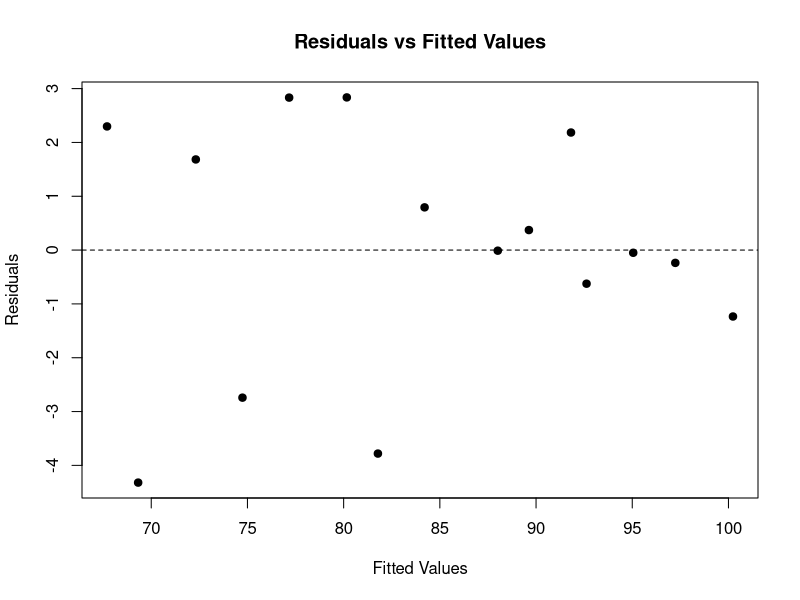
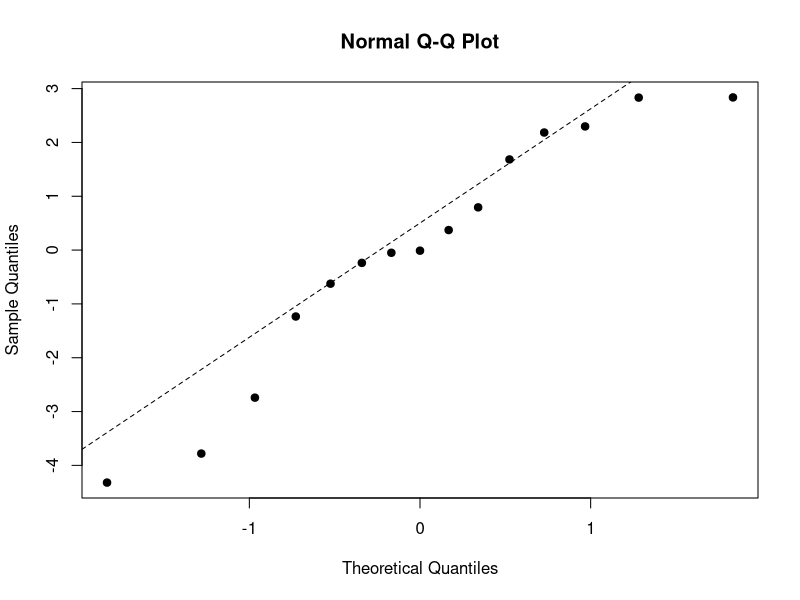
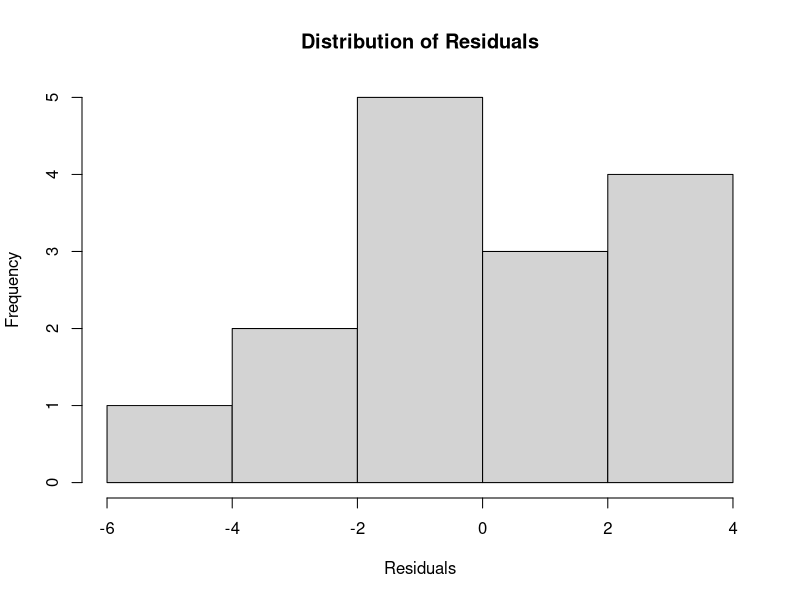
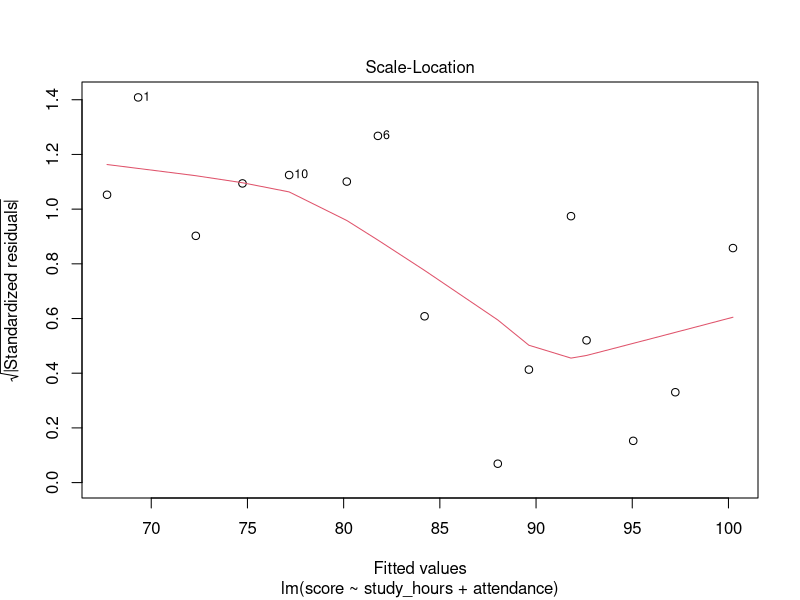
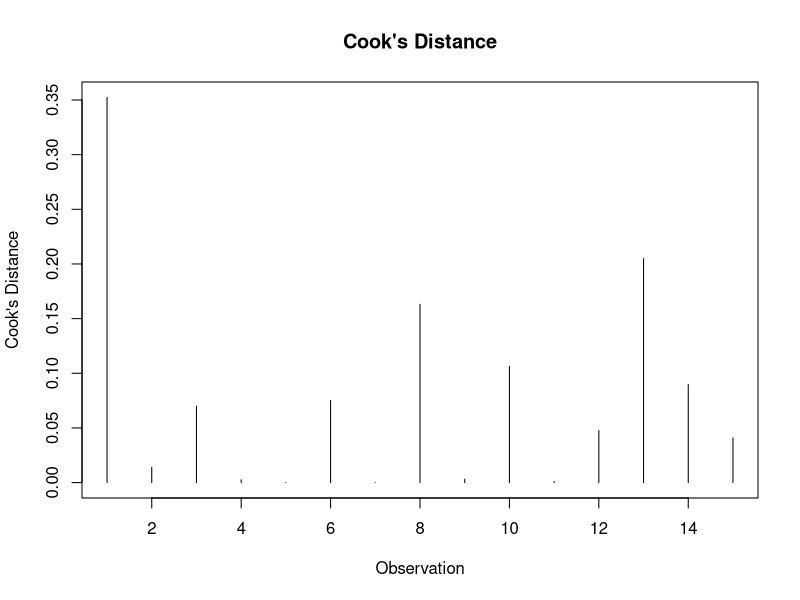
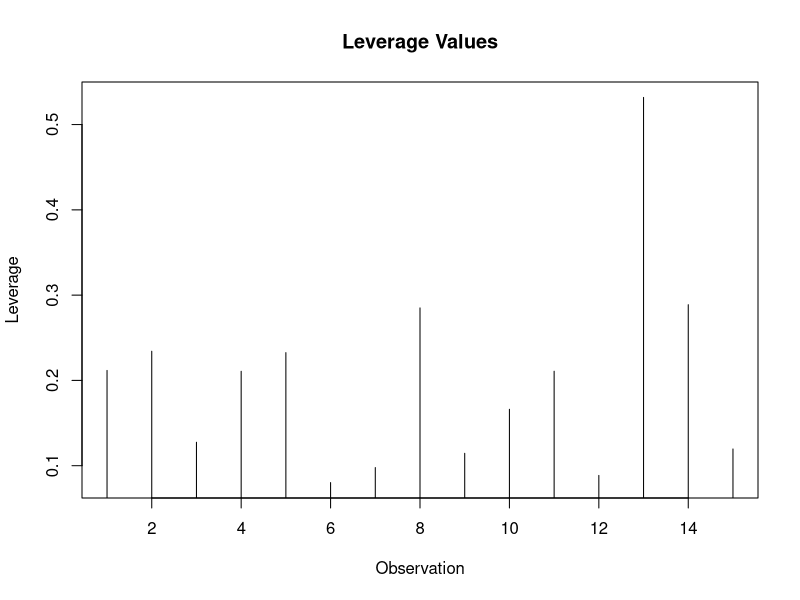
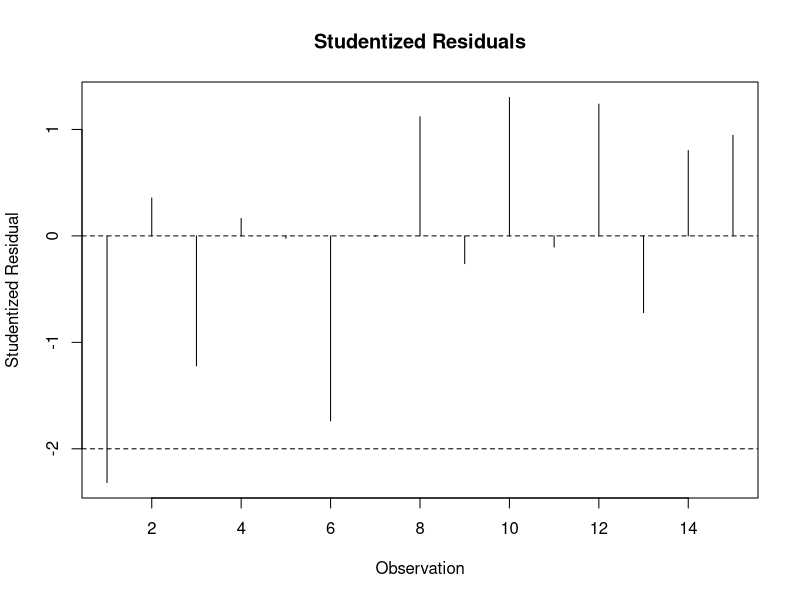
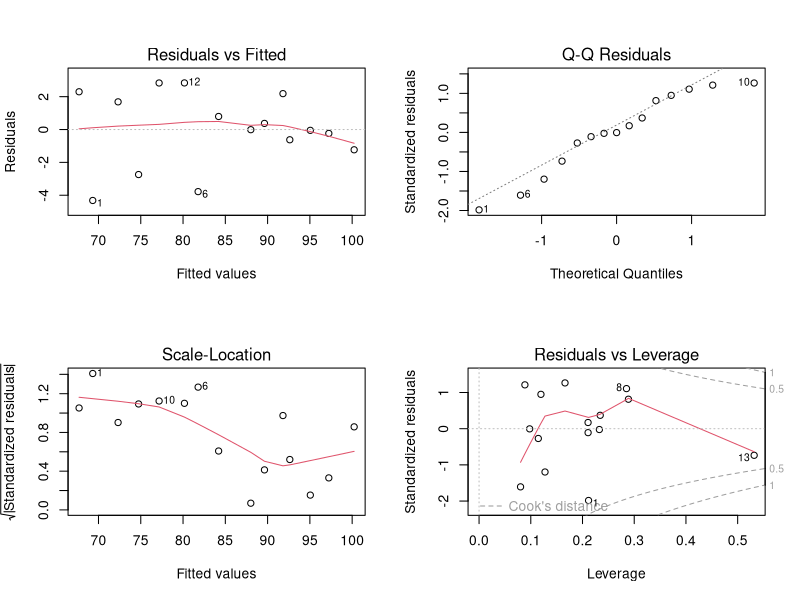

Here is the R script that generated these plots, in order:
# Model Diagnostics
# This script demonstrates common diagnostic techniques
# used to assess statistical regression models.
#
# Model diagnostics help determine whether the fitted
# model is appropriate for the data and whether important
# assumptions are reasonably satisfied.


# --------------------------------------------------
# 1. Create a sample dataset
# --------------------------------------------------

students <- data.frame(
  name = c(
    "Ali", "Siti", "John", "Mei", "Maria",
    "Adam", "Sara", "David", "Aina", "Daniel",
    "Hana", "Farid", "Lina", "Jason", "Nadia"
  ),
  study_hours = c(
    2, 4, 3, 5, 6,
    4, 5, 2, 6, 3,
    7, 4, 8, 3, 6
  ),
  attendance = c(
    70, 85, 75, 90, 95,
    82, 88, 68, 92, 78,
    96, 80, 98, 72, 91
  ),
  score = c(
    65, 85, 72, 90, 95,
    78, 88, 70, 92, 80,
    97, 83, 99, 74, 94
  )
)

students


# --------------------------------------------------
# 2. Fit a multiple linear regression model
# --------------------------------------------------

model <- lm(
  score ~ study_hours + attendance,
  data = students
)

summary(model)


# --------------------------------------------------
# 3. Basic model information
# --------------------------------------------------

fitted_values <- fitted(model)

residuals_model <- residuals(model)

fitted_values

residuals_model


# --------------------------------------------------
# 4. Residuals vs fitted values
# --------------------------------------------------

plot(
  fitted_values,
  residuals_model,
  pch = 19,
  main = "Residuals vs Fitted Values",
  xlab = "Fitted Values",
  ylab = "Residuals"
)

abline(
  h = 0,
  lty = 2
)


# Interpretation:
#
# Ideally, residuals should be randomly scattered
# around zero.
#
# Potential warning signs:
#
# - Curved pattern
# - Funnel-shaped pattern
# - Clusters
# - Systematic structure
#
# These patterns may indicate that the model
# does not adequately represent the relationship
# between predictors and the response.


# --------------------------------------------------
# 5. Normal Q-Q plot
# --------------------------------------------------

qqnorm(
  residuals_model,
  pch = 19,
  main = "Normal Q-Q Plot"
)

qqline(
  residuals_model,
  lty = 2
)


# Interpretation:
#
# If residuals approximately follow a straight line,
# their distribution may be reasonably compatible
# with normality.
#
# Large systematic departures from the line may
# indicate non-normality.


# --------------------------------------------------
# 6. Histogram of residuals
# --------------------------------------------------

hist(
  residuals_model,
  main = "Distribution of Residuals",
  xlab = "Residuals"
)


# --------------------------------------------------
# 7. Shapiro-Wilk test
# --------------------------------------------------

shapiro.test(
  residuals_model
)


# Important:
#
# Formal normality tests can be sensitive to sample size.
# Therefore, combine the test with graphical diagnostics
# and substantive knowledge.


# --------------------------------------------------
# 8. Scale-location plot
# --------------------------------------------------

plot(
  model,
  which = 3
)


# This plot can help assess whether the spread
# of residuals changes across fitted values.
#
# A systematic increase or decrease in spread
# may indicate heteroscedasticity.


# --------------------------------------------------
# 9. Breusch-Pagan test
# --------------------------------------------------

# The lmtest package is required.
#
# Install once if necessary:
# install.packages("lmtest")

library(lmtest)

bptest(
  model
)


# Interpretation:
#
# H0:
# Constant error variance
#
# H1:
# Non-constant error variance
#
# A small p-value provides evidence against
# constant variance.


# --------------------------------------------------
# 10. White-type heteroscedasticity test
# --------------------------------------------------

# A general White-type approach can be implemented
# by including fitted values and their squared terms
# in an auxiliary regression.

auxiliary_model <- lm(
  residuals_model^2 ~ fitted_values +
    I(fitted_values^2)
)

summary(auxiliary_model)


# The auxiliary regression is used to examine whether
# squared residuals are systematically related to
# the fitted values.


# --------------------------------------------------
# 11. Multicollinearity
# --------------------------------------------------

# The car package provides the VIF function.
#
# Install once if necessary:
# install.packages("car")

library(car)

vif(
  model
)


# Interpretation:
#
# VIF measures how strongly a predictor is related
# to the other predictors in the model.
#
# Large VIF values may indicate problematic
# multicollinearity.
#
# There is no single universal cutoff that should
# be applied mechanically.


# --------------------------------------------------
# 12. Influence diagnostics
# --------------------------------------------------

# Cook's distance

cooks_d <- cooks.distance(
  model
)

cooks_d


plot(
  cooks_d,
  type = "h",
  main = "Cook's Distance",
  xlab = "Observation",
  ylab = "Cook's Distance"
)


# Large Cook's distance values may indicate
# observations that have substantial influence
# on the fitted model.


# --------------------------------------------------
# 13. Leverage
# --------------------------------------------------

leverage <- hatvalues(
  model
)

leverage


plot(
  leverage,
  type = "h",
  main = "Leverage Values",
  xlab = "Observation",
  ylab = "Leverage"
)


# High leverage observations have unusual
# predictor values relative to the rest of
# the dataset.


# --------------------------------------------------
# 14. Studentized residuals
# --------------------------------------------------

studentized_residuals <- rstudent(
  model
)

studentized_residuals


plot(
  studentized_residuals,
  type = "h",
  main = "Studentized Residuals",
  xlab = "Observation",
  ylab = "Studentized Residual"
)

abline(
  h = c(-2, 0, 2),
  lty = 2
)


# --------------------------------------------------
# 15. Influence measures
# --------------------------------------------------

influence.measures(
  model
)


# --------------------------------------------------
# 16. Complete diagnostic plots
# --------------------------------------------------

par(
  mfrow = c(2, 2)
)

plot(
  model
)

par(
  mfrow = c(1, 1)
)


# The standard diagnostic plots include:
#
# 1. Residuals vs Fitted
# 2. Normal Q-Q
# 3. Scale-Location
# 4. Residuals vs Leverage


# --------------------------------------------------
# 17. Model assumptions
# --------------------------------------------------

# Important regression assumptions include:
#
# 1. Linearity
# 2. Independence
# 3. Homoscedasticity
# 4. Appropriate residual distribution for inference
# 5. No highly influential observations
#
# For multiple regression:
#
# 6. No severe multicollinearity


# --------------------------------------------------
# 18. Diagnostic workflow
# --------------------------------------------------

# A useful diagnostic workflow is:
#
# Fit model
#     ↓
# Examine residuals
#     ↓
# Check linearity
#     ↓
# Check variance
#     ↓
# Check residual distribution
#     ↓
# Check multicollinearity
#     ↓
# Check influential observations
#     ↓
# Assess model adequacy
#     ↓
# Consider model refinement if necessary


# --------------------------------------------------
# 19. Important statistical principle
# --------------------------------------------------

# A model should not be modified simply because
# one diagnostic test produces a small p-value.
#
# Statistical diagnostics should be considered
# together with:
#
# - Graphical evidence
# - Study design
# - Subject-matter knowledge
# - Sample size
# - Research objectives
#
# The goal is not to make every diagnostic test
# "non-significant".
#
# The goal is to determine whether the model is
# reasonable for the research question and data.


# --------------------------------------------------
# 20. Statistical interpretation
# --------------------------------------------------

# Model diagnostics help answer questions such as:
#
# - Is the functional form appropriate?
# - Are residuals reasonably behaved?
# - Is the variance approximately constant?
# - Is multicollinearity problematic?
# - Are some observations highly influential?
# - Is the model adequate for the intended purpose?
#
# Diagnostics should be performed before making
# strong conclusions from a fitted model.


# Key idea:
# Model fitting is only one part of statistical analysis.
#
# Fit model
#     ↓
# Diagnose model
#     ↓
# Assess assumptions
#     ↓
# Evaluate adequacy
#     ↓
# Interpret results
#
# A statistically significant model is not necessarily
# an appropriate model.
